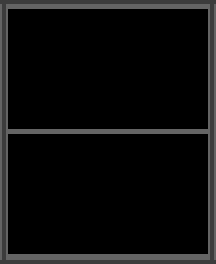
<?xml version="1.0" encoding="UTF-8"?>
<ui version="4.0">
 <class>VHDesktopVideo</class>
 <widget class="QWidget" name="VHDesktopVideo">
  <property name="geometry">
   <rect>
    <x>0</x>
    <y>0</y>
    <width>216</width>
    <height>264</height>
   </rect>
  </property>
  <property name="cursor">
   <cursorShape>SizeVerCursor</cursorShape>
  </property>
  <property name="windowTitle">
   <string>Form</string>
  </property>
  <property name="styleSheet">
   <string notr="true">background-color:#646464

</string>
  </property>
  <layout class="QVBoxLayout" name="verticalLayout_4">
   <property name="spacing">
    <number>0</number>
   </property>
   <property name="leftMargin">
    <number>0</number>
   </property>
   <property name="topMargin">
    <number>0</number>
   </property>
   <property name="rightMargin">
    <number>0</number>
   </property>
   <property name="bottomMargin">
    <number>0</number>
   </property>
   <item>
    <widget class="QWidget" name="top" native="true">
     <property name="minimumSize">
      <size>
       <width>0</width>
       <height>4</height>
      </size>
     </property>
     <property name="maximumSize">
      <size>
       <width>16777215</width>
       <height>4</height>
      </size>
     </property>
     <property name="cursor">
      <cursorShape>SizeVerCursor</cursorShape>
     </property>
     <property name="styleSheet">
      <string notr="true">background-color:rgb(60,60,60);</string>
     </property>
    </widget>
   </item>
   <item>
    <layout class="QHBoxLayout" name="horizontalLayout">
     <property name="spacing">
      <number>0</number>
     </property>
     <item>
      <layout class="QVBoxLayout" name="verticalLayout_2">
       <property name="spacing">
        <number>0</number>
       </property>
       <item>
        <widget class="QWidget" name="left_top" native="true">
         <property name="minimumSize">
          <size>
           <width>4</width>
           <height>4</height>
          </size>
         </property>
         <property name="maximumSize">
          <size>
           <width>4</width>
           <height>4</height>
          </size>
         </property>
         <property name="cursor">
          <cursorShape>SizeFDiagCursor</cursorShape>
         </property>
         <property name="styleSheet">
          <string notr="true">background-color:rgb(60,60,60);</string>
         </property>
        </widget>
       </item>
       <item>
        <widget class="QWidget" name="left" native="true">
         <property name="minimumSize">
          <size>
           <width>4</width>
           <height>0</height>
          </size>
         </property>
         <property name="maximumSize">
          <size>
           <width>4</width>
           <height>16777215</height>
          </size>
         </property>
         <property name="cursor">
          <cursorShape>SizeHorCursor</cursorShape>
         </property>
         <property name="styleSheet">
          <string notr="true">background-color:rgb(60,60,60);</string>
         </property>
        </widget>
       </item>
       <item>
        <widget class="QWidget" name="left_down" native="true">
         <property name="minimumSize">
          <size>
           <width>4</width>
           <height>4</height>
          </size>
         </property>
         <property name="maximumSize">
          <size>
           <width>4</width>
           <height>4</height>
          </size>
         </property>
         <property name="cursor">
          <cursorShape>SizeBDiagCursor</cursorShape>
         </property>
         <property name="styleSheet">
          <string notr="true">background-color:rgb(60,60,60);</string>
         </property>
        </widget>
       </item>
      </layout>
     </item>
     <item>
      <layout class="QVBoxLayout" name="gridLayout">
       <property name="spacing">
        <number>0</number>
       </property>
       <item>
        <widget class="QWidget" name="video0" native="true">
         <property name="minimumSize">
          <size>
           <width>200</width>
           <height>120</height>
          </size>
         </property>
         <property name="maximumSize">
          <size>
           <width>200</width>
           <height>120</height>
          </size>
         </property>
         <property name="styleSheet">
          <string notr="true">background-color:black</string>
         </property>
        </widget>
       </item>
       <item>
        <widget class="QWidget" name="video1" native="true">
         <property name="minimumSize">
          <size>
           <width>200</width>
           <height>120</height>
          </size>
         </property>
         <property name="maximumSize">
          <size>
           <width>200</width>
           <height>120</height>
          </size>
         </property>
         <property name="styleSheet">
          <string notr="true">background-color:black</string>
         </property>
        </widget>
       </item>
      </layout>
     </item>
     <item>
      <layout class="QVBoxLayout" name="verticalLayout_3">
       <property name="spacing">
        <number>0</number>
       </property>
       <item>
        <widget class="QWidget" name="right_top" native="true">
         <property name="minimumSize">
          <size>
           <width>4</width>
           <height>4</height>
          </size>
         </property>
         <property name="maximumSize">
          <size>
           <width>4</width>
           <height>4</height>
          </size>
         </property>
         <property name="cursor">
          <cursorShape>SizeBDiagCursor</cursorShape>
         </property>
         <property name="styleSheet">
          <string notr="true">background-color:rgb(60,60,60);</string>
         </property>
        </widget>
       </item>
       <item>
        <widget class="QWidget" name="right" native="true">
         <property name="minimumSize">
          <size>
           <width>4</width>
           <height>0</height>
          </size>
         </property>
         <property name="maximumSize">
          <size>
           <width>4</width>
           <height>16777215</height>
          </size>
         </property>
         <property name="cursor">
          <cursorShape>SizeHorCursor</cursorShape>
         </property>
         <property name="styleSheet">
          <string notr="true">background-color:rgb(60,60,60);</string>
         </property>
        </widget>
       </item>
       <item>
        <widget class="QWidget" name="right_down" native="true">
         <property name="minimumSize">
          <size>
           <width>4</width>
           <height>4</height>
          </size>
         </property>
         <property name="maximumSize">
          <size>
           <width>4</width>
           <height>4</height>
          </size>
         </property>
         <property name="cursor">
          <cursorShape>SizeFDiagCursor</cursorShape>
         </property>
         <property name="styleSheet">
          <string notr="true">background-color:rgb(60,60,60);</string>
         </property>
        </widget>
       </item>
      </layout>
     </item>
    </layout>
   </item>
   <item>
    <widget class="QWidget" name="down" native="true">
     <property name="minimumSize">
      <size>
       <width>0</width>
       <height>4</height>
      </size>
     </property>
     <property name="maximumSize">
      <size>
       <width>16777215</width>
       <height>4</height>
      </size>
     </property>
     <property name="cursor">
      <cursorShape>SizeVerCursor</cursorShape>
     </property>
     <property name="styleSheet">
      <string notr="true">background-color:rgb(60,60,60);</string>
     </property>
    </widget>
   </item>
  </layout>
  <zorder>down</zorder>
  <zorder>top</zorder>
 </widget>
 <resources/>
 <connections/>
</ui>
